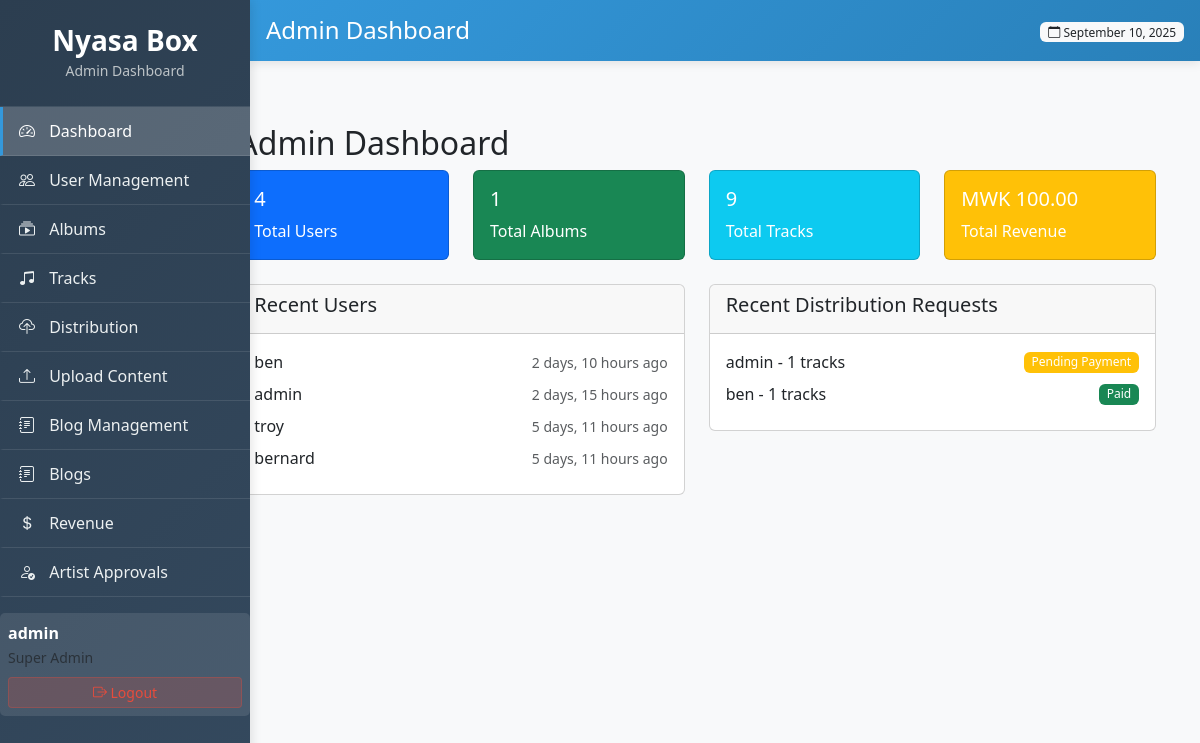
The page /adminxy/dashboard/ (signed in) on the database its author committed.
### core/models.py (models this page shows, shortened)
class DistributionRequest(models.Model):
    STATUS_CHOICES = (
        ('pending', 'Pending Payment'),
        ('paid', 'Paid'),
        ('processing', 'Processing'),
        ('distributed', 'Distributed'),
        ('rejected', 'Rejected'),
        ('cancelled', 'Cancelled'),
    )
    artist = models.ForeignKey(User, on_delete=models.CASCADE, related_name='distribution_requests')
    tracks = models.ManyToManyField(Track, related_name='distribution_requests')
    platforms = models.ManyToManyField(DistributionPlatform, related_name='distribution_requests')
    requested_at = models.DateTimeField(auto_now_add=True)
    status = models.CharField(max_length=20, choices=STATUS_CHOICES, default='pending')
    total_amount = models.DecimalField(max_digits=10, decimal_places=2, default=0.00)
    payment_reference = models.CharField(max_length=100, blank=True)
    payment_date = models.DateTimeField(null=True, blank=True)
    distributed_date = models.DateTimeField(null=True, blank=True)
    class Meta:
        indexes = [
            models.Index(fields=['artist'], name='idx_distribution_artist'),
            models.Index(fields=['requested_at'], name='idx_distribution_requested_at'),
            models.Index(fields=['status'], name='idx_distribution_status'),
        ]

### core/admin_views.py (the view)
# urls.py: path('adminxy/dashboard/', admin_views.admin_dashboard, name='admin_dashboard'),
@login_required
@user_passes_test(is_admin)
def admin_dashboard(request):
    total_users = User.objects.count()
    total_albums = Album.objects.count()
    total_tracks = Track.objects.count()
    total_blogs = BlogPost.objects.count()
    distribution_stats = DistributionRequest.objects.aggregate(
        total_requests=Count('id'),
        total_revenue=Sum('total_amount'),
        pending_requests=Count('id', filter=Q(status='pending')),
        paid_requests=Count('id', filter=Q(status='paid'))
    )
    recent_users = User.objects.order_by('-date_joined')[:5]
    recent_distributions = DistributionRequest.objects.select_related('artist').order_by('-requested_at')[:5]
    context = {
        'total_users': total_users,
        'total_albums': total_albums,
        'total_tracks': total_tracks,
        'total_blogs': total_blogs,
        'distribution_stats': distribution_stats,
        'recent_users': recent_users,
        'recent_distributions': recent_distributions,
    }
    return render(request, 'peza/dashboard.html', context)

### core/admin_views.py (called while the page is built)
def is_admin(user):
    return user.is_authenticated and user.is_superuser

### core/templates/peza/dashboard.html (shortened to what this page needs)
{% extends 'peza/base.html' %}
{% block content %}
<div class="container-fluid">
    <div class="row">
        <div class="col-md-9 col-lg-10 ms-auto">
            <div class="container-fluid mt-4">
                <h2>Admin Dashboard</h2>
                <div class="row mb-4">
                    <div class="col-md-3">
                        <div class="card text-white bg-primary">
                            <div class="card-body">
                                <h5 class="card-title">{{ total_users }}</h5>
                                <p class="card-text">Total Users</p>
                            </div>
                        </div>
                    </div>
                    <div class="col-md-3">
                        <div class="card text-white bg-success">
                            <div class="card-body">
                                <h5 class="card-title">{{ total_albums }}</h5>
                                <p class="card-text">Total Albums</p>
                            </div>
                        </div>
                    </div>
                    <div class="col-md-3">
                        <div class="card text-white bg-info">
                            <div class="card-body">
                                <h5 class="card-title">{{ total_tracks }}</h5>
                                <p class="card-text">Total Tracks</p>
                            </div>
                        </div>
                    </div>
                    <div class="col-md-3">
                        <div class="card text-white bg-warning">
                            <div class="card-body">
                                <h5 class="card-title">MWK {{ distribution_stats.total_revenue|default:0|floatformat:2 }}</h5>
                                <p class="card-text">Total Revenue</p>
                            </div>
                        </div>
                    </div>
                </div>
                <div class="row">
                    <div class="col-md-6">
                        <div class="card">
                            <div class="card-header">
                                <h5>Recent Users</h5>
                            </div>
                            <div class="card-body">
                                {% for user in recent_users %}
                                <div class="d-flex justify-content-between align-items-center mb-2">
                                    <span>{{ user.username }}</span>
                                    <small class="text-muted">{{ user.date_joined|timesince }} ago</small>
                                </div>
                                {% endfor %}
                            </div>
                        </div>
                    </div>
                    <div class="col-md-6">
                        <div class="card">
                            <div class="card-header">
                                <h5>Recent Distribution Requests</h5>
                            </div>
                            <div class="card-body">
                                {% for dist in recent_distributions %}
                                <div class="d-flex justify-content-between align-items-center mb-2">
                                    <span>{{ dist.artist.username }} - {{ dist.tracks.count }} tracks</span>
                                    <span class="badge bg-{% if dist.status == 'paid' %}success{% else %}warning{% endif %}">
                                        {{ dist.get_status_display }}
                                    </span>
                                </div>
                                {% endfor %}
                            </div>
                        </div>
                    </div>
                </div>
            </div>
        </div>
    </div>
</div>
{% endblock %}

### core/templates/peza/base.html (shortened to what this page needs)
<!DOCTYPE html>
<html lang="en">
<head>
    <link href="https://cdn.jsdelivr.net/npm/bootstrap@5.3.0/dist/css/bootstrap.min.css" rel="stylesheet">
    <link rel="stylesheet" href="https://cdn.jsdelivr.net/npm/bootstrap-icons@1.10.0/font/bootstrap-icons.css">
</head>
<body>
    <div class="admin-sidebar">
        <div class="sidebar-brand">
            <h3>Nyasa Box</h3>
            <small class="text-muted">Admin Dashboard</small>
        </div>
        <div class="sidebar-nav">
            <ul class="nav flex-column">
                <li class="nav-item">
                    <a class="nav-link {% if request.resolver_match.url_name == 'admin_dashboard' %}active{% endif %}"
                       href="{% url 'admin_dashboard' %}">
                        <i class="bi bi-speedometer2"></i> Dashboard
                    </a>
                </li>
                <li class="nav-item">
                    <a class="nav-link {% if request.resolver_match.url_name == 'admin_users' %}active{% endif %}"
                       href="{% url 'admin_users' %}">
                        <i class="bi bi-people"></i> User Management
                    </a>
                </li>
                <li class="nav-item">
                    <a class="nav-link {% if request.resolver_match.url_name == 'admin_albums' %}active{% endif %}"
                       href="{% url 'admin_albums' %}">
                        <i class="bi bi-collection-play"></i> Albums
                    </a>
                </li>
                <li class="nav-item">
                    <a class="nav-link {% if request.resolver_match.url_name == 'admin_tracks' %}active{% endif %}"
                       href="{% url 'admin_tracks' %}">
                        <i class="bi bi-music-note-beamed"></i> Tracks
                    </a>
                </li>
                <li class="nav-item">
                    <a class="nav-link {% if request.resolver_match.url_name == 'admin_distribution_requests' %}active{% endif %}"
                       href="{% url 'admin_distribution_requests' %}">
                        <i class="bi bi-cloud-upload"></i> Distribution
                    </a>
                </li>
                <li class="nav-item">
                    <a class="nav-link {% if request.resolver_match.url_name == 'admin_upload_content' %}active{% endif %}"
                       href="{% url 'admin_upload_content' %}">
                        <i class="bi bi-upload"></i> Upload Content
                    </a>
                </li>
                <li class="nav-item">
                    <a class="nav-link {% if request.resolver_match.url_name == 'admin_blog_management' %}active{% endif %}"
                       href="{% url 'admin_blog_management' %}">
                        <i class="bi bi-journal-text"></i> Blog Management
                    </a>
                </li>
                  <li class="nav-item">
                    <a class="nav-link {% if request.resolver_match.url_name == 'create_blog' %}active{% endif %}"
                       href="{% url 'create_blog' %}">
                        <i class="bi bi-journal-text"></i> Blogs
                    </a>
                </li>
                <li class="nav-item">
                    <a class="nav-link {% if request.resolver_match.url_name == 'admin_revenue' %}active{% endif %}"
                       href="{% url 'admin_revenue' %}">
                        <i class="bi bi-currency-dollar"></i> Revenue
                    </a>
                </li>
                <li class="nav-item">
                    <a class="nav-link {% if request.resolver_match.url_name == 'admin_artist_approvals' %}active{% endif %}"
                       href="{% url 'admin_artist_approvals' %}">
                        <i class="bi bi-person-check"></i> Artist Approvals
                    </a>
                </li>
            </ul>
        </div>
        <div class="user-info">
            <div class="d-flex align-items-center">
                <div class="flex-grow-1">
                    <strong>{{ user.username }}</strong>
                    <br>
                    <small class="text-muted">Super Admin</small>
                </div>
            </div>
            <form method="post" action="{% url 'logout' %}" class="mt-2">
                <button type="submit" class="btn btn-sm logout-btn w-100">
                    <i class="bi bi-box-arrow-right"></i> Logout
                </button>
            </form>
        </div>
    </div>
    <div class="admin-header">
        <div class="d-flex justify-content-between align-items-center">
            <h4 class="mb-0">
                {% block page_title %}Admin Dashboard{% endblock %}
            </h4>
            <div>
                <span class="badge bg-light text-dark">
                    <i class="bi bi-calendar"></i> {% now "F j, Y" %}
                </span>
            </div>
        </div>
    </div>
    <div class="admin-content">
        {% block content %}{% endblock %}
    </div>
</body>
</html>

### core/templates/peza/base.html (style rules this page uses)
body { background-color: #f8f9fa; font-family: 'Segoe UI', Tahoma, Geneva, Verdana, sans-serif; }
.admin-sidebar { background: linear-gradient(135deg, #2c3e50, #34495e); color: white; height: 100vh; position: fixed; left: 0; top: 0; width: 250px; z-index: 1000; box-shadow: 2px 0 10px rgba(0,0,0,0.1); }
.admin-header { background: linear-gradient(135deg, #3498db, #2980b9); color: white; padding: 1rem; margin-left: 0px; position: fixed; top: 0; right: 0; left: 250px; z-index: 999; box-shadow: 0 2px 10px rgba(0,0,0,0.1); }
.admin-content { margin-left: 0px; margin-top: 80px; padding: 20px; min-height: calc(100vh - 80px); }
.sidebar-brand { padding: 1.5rem 1rem; border-bottom: 1px solid rgba(255,255,255,0.1); text-align: center; }
.sidebar-brand h3 { margin: 0; font-weight: 600; }
.sidebar-brand .text-muted { color: #bdc3c7 !important; }
.nav-link { color: #ecf0f1; padding: 0.75rem 1rem; border-left: 3px solid transparent; transition: all 0.3s ease; }
.nav-link.active { background-color: rgba(255,255,255,0.15); border-left-color: #3498db; color: #ffffff; }
.nav-link i { width: 20px; margin-right: 10px; }
.badge { font-weight: 500; }
.user-info { background: rgba(255,255,255,0.1); border-radius: 5px; padding: 0.5rem; margin-top: 1rem; }
.logout-btn { background: rgba(231, 76, 60, 0.2); border: 1px solid rgba(231, 76, 60, 0.3); color: #e74c3c; }

### core/templates/peza/dashboard.html (style rules this page uses)
.nav-link { padding: 0.75rem 1rem; border-bottom: 1px solid rgba(255,255,255,0.1); }
.nav-link.active { background-color: rgba(255,255,255,0.2); }

### rows shown on the page
DistributionRequest: artist.username "admin", tracks.count "1", status "Pending Payment"
DistributionRequest: artist.username "ben", tracks.count "1", status "Paid"

### other values the page prints
{{ user.username }} "admin"
{{ total_users }} "4"
{{ total_albums }} "1"
{{ total_tracks }} "9"
{{ distribution_stats.total_revenue|default:0|floatformat:2 }} "100.00"
{{ user.username }} "ben"
{{ user.date_joined|timesince }} "2 days, 10 hours"
{{ user.date_joined|timesince }} "2 days, 15 hours"
{{ user.username }} "troy"
{{ user.date_joined|timesince }} "5 days, 11 hours"
{{ user.username }} "bernard"
